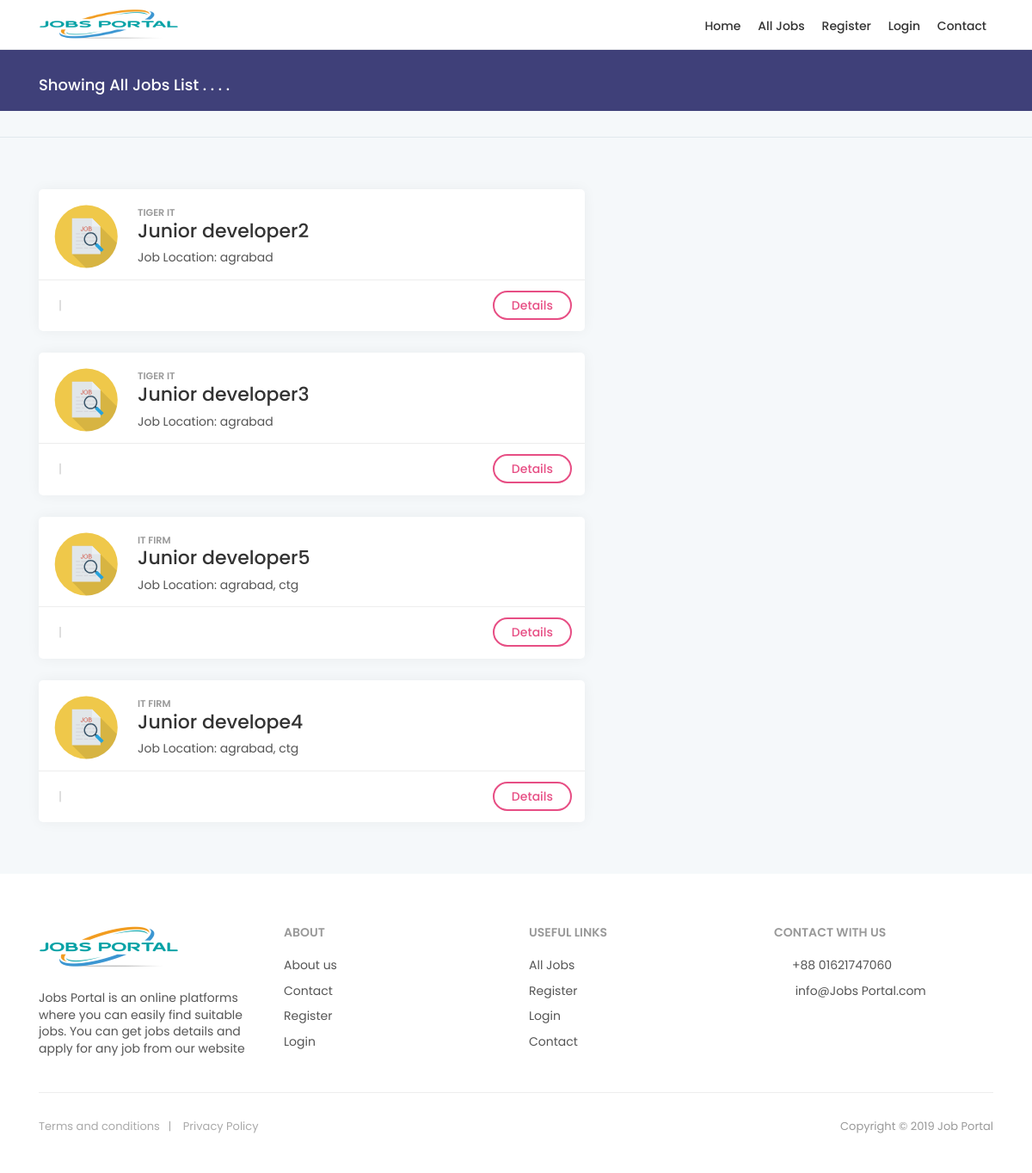
Page /list.php on the committed database.
### tables this page shows
CREATE TABLE `jobs` (
  `id` int(11) NOT NULL,
  `job_title` varchar(255) NOT NULL,
  `category` varchar(255) NOT NULL,
  `location` varchar(255) NOT NULL,
  `division` varchar(255) NOT NULL,
  `contact` varchar(20) NOT NULL,
  `job_details` text NOT NULL,
  `requirements` text NOT NULL,
  `vacancy` varchar(255) NOT NULL,
  `benefits` text NOT NULL,
  `experience` text NOT NULL,
  `salary` varchar(22) NOT NULL,
  `emp_status` varchar(255) NOT NULL,
  `company` varchar(255) NOT NULL,
  `company_id` varchar(255) NOT NULL
);

### list.php (the view, shortened to what this page needs)
<!DOCTYPE html>
<html lang="en">
<head>
    <link href="css/bootstrap.min.css" rel="stylesheet">
    <link href="css/style.css" rel="stylesheet">
    <link href="css/menu.css" rel="stylesheet">
    <link href="css/vendors.css" rel="stylesheet">
    <link href="css/icon_fonts/css/all_icons_min.css" rel="stylesheet">
    <link href="css/date_picker.css" rel="stylesheet">
    <link href="css/custom.css" rel="stylesheet">
</head>
<body>
<header class="static">
    <div class="container">
        <div class="row">
            <div class="col-lg-3 col-6">
                <div id="logo_home">
                    <h1><a href="index.php" title="Jobs Portal">Job Portal</a></h1>
                </div>
            </div>
            <nav class="col-lg-9 col-6">
                <div class="main-menu">
                    <ul>
                        <li><a href="index.php">Home</a></li>
                        <li><a href="list.php">All Jobs</a></li>
                        <li><a href="user_register.php">Register</a></li>
                        <li><a href="user_login.php">Login</a></li>
                        <li><a href="#">Contact</a></li>
                    </ul>
                </div>
            </nav>
        </div>
    </div>
</header>
<main>
    <div id="results">
        <div class="container">
            <div class="row">
                <div class="col-md-6">
                    <h4>Showing All Jobs List . . . .</h4>
                </div>
                <div class="col-md-6">
                </div>
            </div>
        </div>
    </div>
    <div class="filters_listing">
    </div>
    <div class="container margin_60_35">
        <div class="row">
            <div class="col-lg-7">
                <?php
                $conn=db();
                $search_category = $search_division  = "";
                $category_id = '';
                if (!empty($category_id)) {
                    $sql = "SELECT * FROM jobs WHERE category='$category_id' ";
                } else if (!empty($search_text) OR !empty($search_division) OR !empty($search_area) OR !empty($search_category)) {
                    $sql = $search_query;
                } else {
                    $sql = "SELECT * FROM jobs";
                }
                $result = mysqli_query($conn, $sql);
                $num_rows = mysqli_num_rows($result);
                if ($num_rows <= 0) {
                    echo "<div class='strip_list wow fadeIn'> ";
                    echo "<h2>Sorry ! No Jobs Found!</h2>";
                    echo "</div>";
                } else {
                    while ($row = mysqli_fetch_array($result)) {
                        echo "<div class='strip_list wow fadeIn'> ";
                        echo "<figure>";
                        echo "<img src='img/job-search.svg' width='60' height='60'>";
                        echo "</figure>";
                        echo "<small>" . $row['company'] . "</small>";
                        echo "<h3>" . $row['job_title']  . "</h3>";
                        echo "<p>Job Location: " . $row['location'] . "</p>";
                        $id = $row['id'];
                        echo "<ul>";
                        echo "<li><a href=\"https://www.google.com/maps/dir// /@22.3568472,91.7481622,13z/data=!4m8!4m7!1m0!1m5!1m1!1s0x30acd8a64095dfd3:0x5015cc5bcb6905d9!2m2!1d91.7831819!2d22.356851\" target=\"_blank\"></a></li>";
                        echo "<li><a href=\"detail-page.php?id=$id&parents_url=".$_SERVER['PHP_SELF']."\">Details</a></li>";
                        echo "</ul>";
                        echo "</div>";
                    }
                }
                ?>
            </div>
            <aside class="col-lg-5" id="sidebar">
            </aside>
        </div>
    </div>
</main>
<footer>
    <div class="container margin_60_35">
        <div class="row">
            <div class="col-lg-3 col-md-12">
                <p>
                    <a href="index.php" title="Findoctor">
                        <img src="img/logo.png" data-retina="true" alt="" width="163" height="36" class="img-fluid">
                    </a>
                </p>
                <p>Jobs Portal is an online platforms where you can easily find suitable jobs. You can get jobs details and apply for any job from our website</p>
            </div>
            <div class="col-lg-3 col-md-4">
                <h5>About</h5>
                <ul class="links">
                     <li><a href="#">About us</a></li>
                    <li><a href="#">Contact</a></li>
                    <li><a href="user_register.php">Register</a></li>
                    <li><a href="user_login.php">Login</a></li>
                </ul>
            </div>
            <div class="col-lg-3 col-md-4">
                <h5>Useful links</h5>
                <ul class="links">
                     <li><a href="list.php">All Jobs</a></li>
                    <li><a href="#">Register</a></li>
                    <li><a href="#">Login</a></li>
                    <li><a href="#">Contact</a></li>
                </ul>
            </div>
            <div class="col-lg-3 col-md-4">
                <h5>Contact with Us</h5>
                <ul class="contacts">
                    <li><a href="tel://01621747060"><i class="icon_mobile"></i>+88 01621747060</a></li>
                    <li><a href="mailto:info@jobsportal.com"><i class="icon_mail_alt"></i> info@Jobs Portal.com</a>
                    </li>
                </ul>
            </div>
        </div>
        <hr>
        <div class="row">
            <div class="col-md-8">
                <ul id="additional_links">
                    <li><a href="#">Terms and conditions</a></li>
                    <li><a href="#">Privacy Policy</a></li>
                </ul>
            </div>
            <div class="col-md-4">
                <div id="copy">Copyright © 2019 Job Portal</div>
            </div>
        </div>
    </div>
</footer>
</body>
</html>

### css/menu.css (style rules this page uses)
.main-menu { position: relative; z-index: 9; width: auto; top: 11px; float: right; -moz-transition: all 0.3s ease-in-out; -o-transition: all 0.3s ease-in-out; -webkit-transition: all 0.3s ease-in-out; -ms-transition: all 0.3s ease-in-out; transition: all 0.3s ease-in-out; }
.main-menu ul, .main-menu ul li { position: relative; margin: 0; padding: 0; }
.main-menu ul a, .main-menu ul li a { position: relative; margin: 0; padding: 0; display: block; padding: 10px; }
.main-menu > ul > li > a { color: #333; padding: 0 8px 17px 8px; font-size: 14px; font-size: 0.875rem; font-weight: 500; }
@media only screen and (min-width: 992px) { .main-menu { width: auto; } }
@media only screen and (min-width: 992px) { .main-menu a { white-space: nowrap; } }
@media only screen and (min-width: 992px) { .main-menu ul li { display: inline-block; } }

### rows in the picture
jobs: company "TIGER IT", job_title "Junior developer2", location "agrabad"
jobs: company "TIGER IT", job_title "Junior developer3", location "agrabad"
jobs: company "IT FIRM", job_title "Junior developer5", location "agrabad, ctg"
jobs: company "IT FIRM", job_title "Junior develope4", location "agrabad, ctg"
